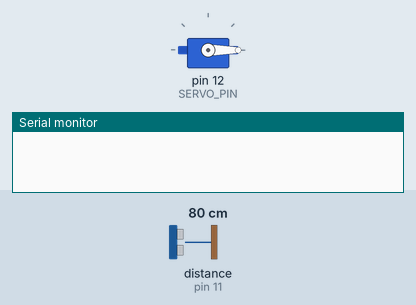
This sketch was run on a simulated Arduino Uno, built with avr-gcc and run on an emulated ATmega328P. Parts: servo, the last lines printed to the serial monitor. Wiring (inferred from the names in the program): ultrasonic range finder: trigger pin 10; echo pin 11. Inputs (shaded band) come from the test bench; at power-on: distance to the obstacle (sensor on pin 11) 80 cm. The echo pulse lasts 58.3 µs per cm.

Above: at 0.01 s.
1.3 s: distance to the obstacle (sensor on pin 11) set to 2 cm
At 2.0 s:
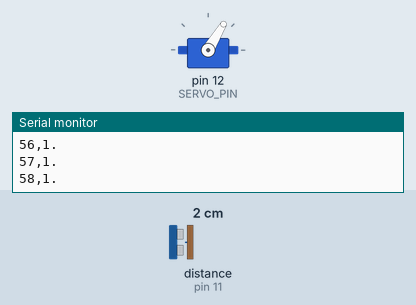
4.3 s: distance to the obstacle (sensor on pin 11) set to 60 cm
At 5.93 s:
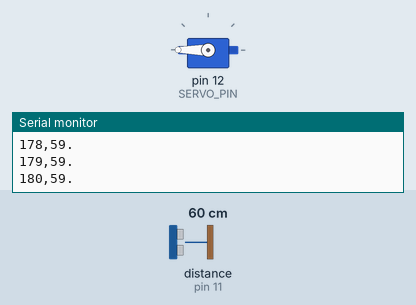
7.3 s: distance to the obstacle (sensor on pin 11) set to 250 cm
At 7.48 s:
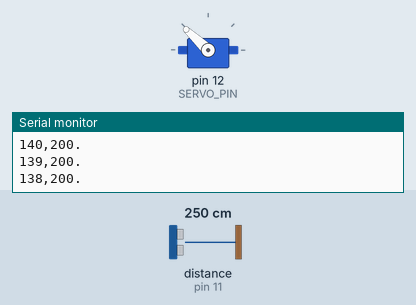
Timing chart, 0 to 19.3 s (numbered marks = the images above; inputs shaded):
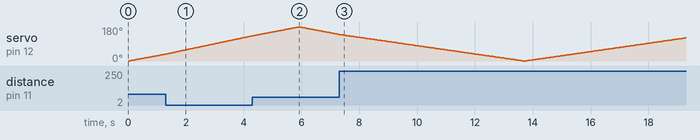

The sketch:

Projeto_RadarArduino.ino
```cpp
#define TRIG_PIN 10
#define ECHO_PIN 11
#define SERVO_PIN 12

#include <Servo.h>

Servo servo;

void setup() {
    Serial.begin(9600);
    servo.attach(SERVO_PIN);
    pinMode(TRIG_PIN, OUTPUT);
    pinMode(ECHO_PIN, INPUT);
}

void loop() {
    for (int angle = 0; angle <= 180; angle++) {
        servo.write(angle);
        delay(30);

        int distance = medirDistancia();
        Serial.print(angle);
        Serial.print(",");
        Serial.print(distance);
        Serial.println(".");
    }

    for (int angle = 180; angle >= 0; angle--) {
        servo.write(angle);
        delay(30);

        int distance = medirDistancia();
        Serial.print(angle);
        Serial.print(",");
        Serial.print(distance);
        Serial.println(".");
    }
}

int medirDistancia() {
    digitalWrite(TRIG_PIN, LOW);
    delayMicroseconds(2);
    digitalWrite(TRIG_PIN, HIGH);
    delayMicroseconds(10);
    digitalWrite(TRIG_PIN, LOW);

    long duration = pulseIn(ECHO_PIN, HIGH);
    int distance = duration * 0.034 / 2;

    return distance > 200 ? 200 : distance;
}
```
